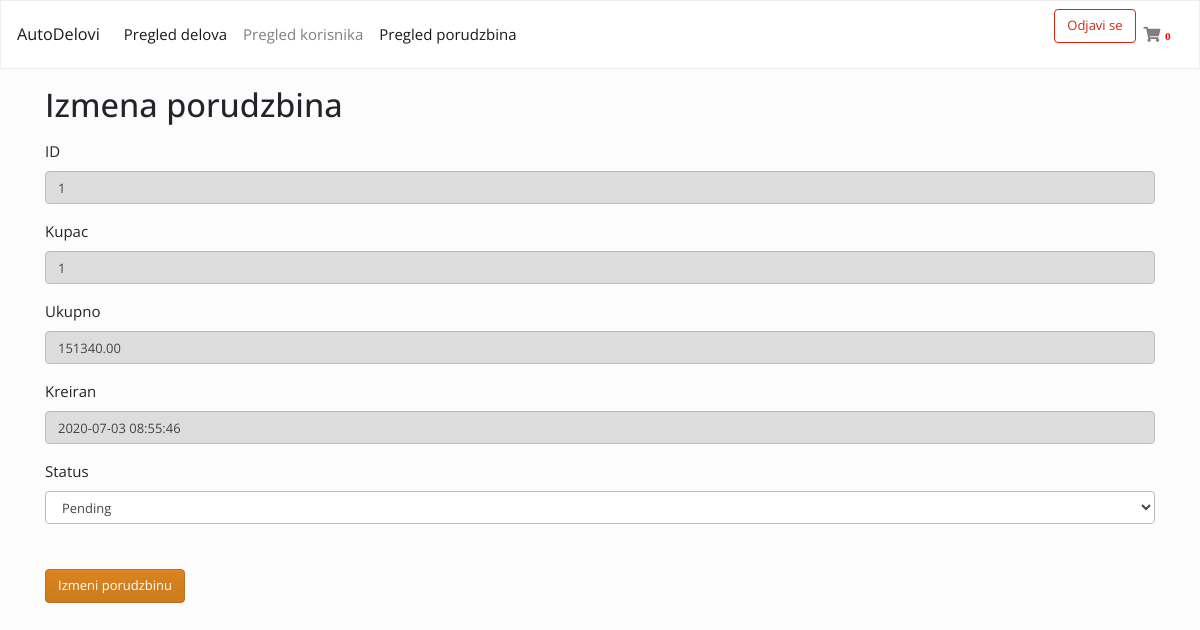
The app's page /portal/php/change_porudzbina.php?id=1 (signed in) with its own data.
### tables this page shows
CREATE TABLE `orders` (
  `id` int(11) NOT NULL,
  `customer_id` int(11) NOT NULL,
  `grand_total` float(10,2) NOT NULL,
  `created` datetime NOT NULL,
  `status` enum('Pending','Completed','Cancelled') NOT NULL
);

### portal/php/change_porudzbina.php (the view, shortened to what this page needs)
<?php
$id = $_GET['id'];
require_once("dbConfig.php");
?>
<!DOCTYPE html>
<html lang="en">
<head>
    <link rel="stylesheet" type="text/css" href="../css/bootstrap.min.css">
    <link rel="stylesheet" type="text/css" href="../css/style.css">
    <link rel="stylesheet" href="https://cdnjs.cloudflare.com/ajax/libs/font-awesome/5.12.1/css/all.min.css">
</head>
<body>
    <header>
        <nav class="navbar navbar-expand-lg navbar-light bg-light">
            <a class="navbar-brand" href="">AutoDelovi</a>
            <div class="collapse navbar-collapse" id="navbarColor03">
                <ul class="navbar-nav mr-auto">
                    <ul class="navbar-nav mr-auto">
                        <li class="nav-item active">
                            <a class="nav-link" href="../admin.php">Pregled delova</a>
                        </li>
                        <li class="nav-item">
                            <a class="nav-link" href="../pregled-korisnika.php">Pregled korisnika</a>
                        </li>
                        <li class="nav-item">
                            <a class="nav-link active" href="../pregled-porudzbina.php">Pregled porudzbina<span class="sr-only">(current)</span></a>
                        </li>
                    </ul>
                </ul>
                <ul class="navbar-nav right">
                    <?php if (isset($_SESSION['userId'])) {
                        echo '<form action="php/logout.php">
    <input type="submit" value="Odjavi se" name="submit-logout" class="btn btn-outline-primary">
    </form>';
                    } else {
                        echo '
    <li class="nav-item">
    <a class="nav-link" data-toggle="modal" data-target=".bd-example-modal-lg"><i class="fas fa-user"></i></a>
    </li>';
                    } ?>
                    <li class="nav-item">
                        <a class="nav-link" href=""><i class="fas fa-shopping-cart"><span class="badge" style="color:red;">0</span></i></a>
                    </li>
                </ul>
            </div>
        </nav>
    </header>
    <main>
        <div class="container">
            <h1 class="mb-3 mt-3">Izmena porudzbina</h1>
            <form action="#" method="POST">
                <?php
                $query = "SELECT * from orders WHERE id=" . $id;
                $statement = $connect->prepare($query);
                $statement->execute();
                $result = $statement->fetch();
                ?>
                <div class="form-group">
                    <label for="">ID</label>
                    <input type="text" readonly="" class="form-control" value="<?= $result['id'] ?>"></div>
                <div class="form-group">
                    <label for="">Kupac</label>
                    <input type="text" readonly="" class="form-control" value="<?= $result['customer_id'] ?>"></div>
                <div class="form-group">
                    <label for="">Ukupno</label>
                    <input type="text" readonly="" class="form-control" value="<?= $result['grand_total'] ?>"></div>
                <div class="form-group">
                    <label for="">Kreiran</label>
                    <input type="text" readonly="" class="form-control" value="<?= $result['created'] ?>"></div>
                <div class="form-group">
                    <label for="">Status</label>
                    <select name="status" class="form-control">
                        <option value="Pending">Pending</option>
                    </select>
                    <br>
                    <br>
                    <input type="submit" name="submit" value="Izmeni porudzbinu" class="btn btn-danger">
            </form>
    </main>
</body>
</html>

### portal/css/style.css (style rules this page uses)
body { font-size: 15px; }
a { color: grey; }

### records on screen
orders: id "1", customer "1", grand_total "151340.00", created "2020-07-03 08:55:46"
